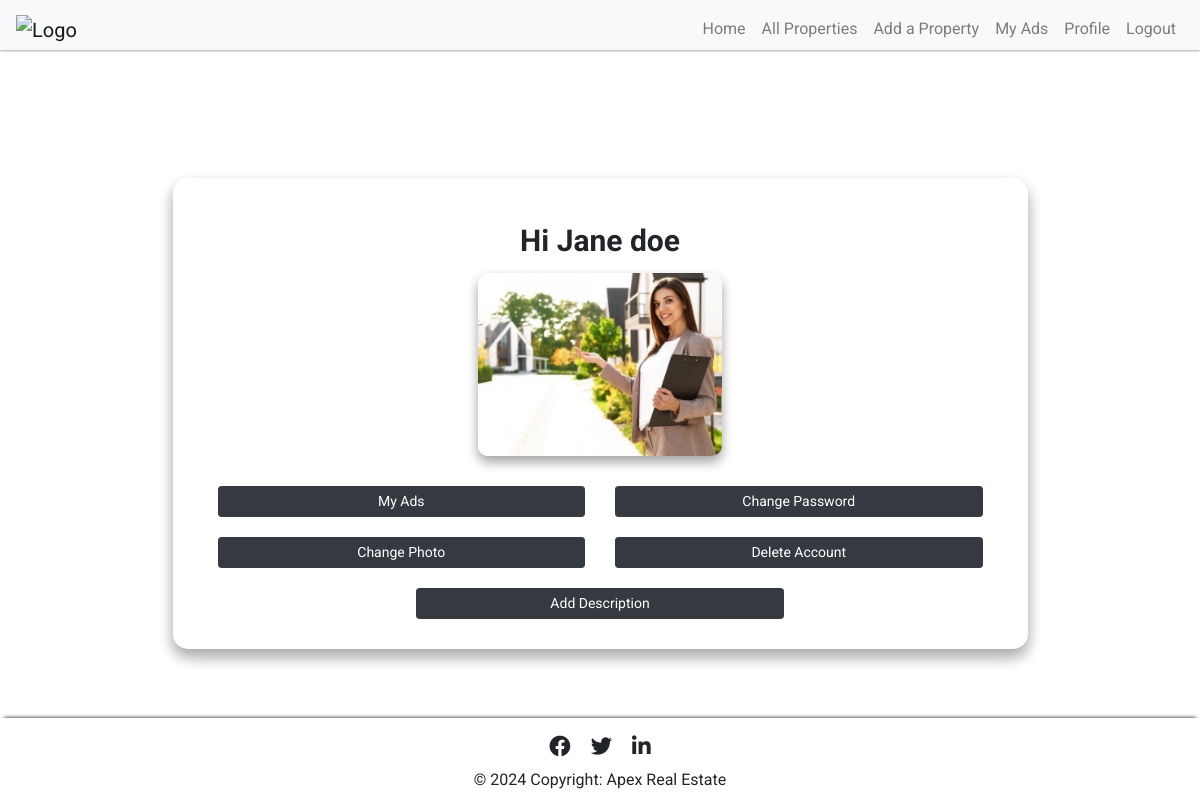
Page /admin/agents/profile (signed in) on the committed database.
### apex/models.py (models this page shows, shortened)
class Agent(db.Model, UserMixin):
  id = db.Column(db.Integer, primary_key=True)
  username = db.Column(db.String(20), unique=True, nullable=False)
  email = db.Column(db.String(120), unique=True, nullable=False)
  profile_pic = db.Column(db.String(255), nullable=False, default='default.jpg')
  password = db.Column(db.String(60), nullable=False)
  description = db.Column(db.Text, nullable=False, default='some description')
  phone_number = db.Column(db.String(20), nullable=False)
  full_name = db.Column(db.String(100), nullable=False)

### apex/agents/routes.py (the view)
@agents.route("/admin/agents/profile", methods=['GET', 'POST'])
@login_required
def view_profile():
    return render_template('view_profile.html', title='My Profile')

### apex/models.py (called while the page is built)
@login_manager.user_loader
def load_agent(agent_id):
    return Agent.query.get(int(agent_id))

### apex/templates/view_profile.html (shortened to what this page needs)
{% extends "base_agent.html" %}
{% block content %}
<section class="col-12">
  <div class="container">
    <div class="row">
      <div class="col-12 col-lg-9 mx-auto my-4 profile-box">
          <div class="row col-12 title-profile-box">
              <span>Hi {{current_user.full_name.capitalize()}}</span>
          </div>
          <div class="col-8 col-md-4 agent-image-box">
              <img src="{{ url_for('static', filename='profile_pics/' + current_user.profile_pic) }}" class="img-fluid details-property-img" alt="Profile Picture">
          </div>
          <div class="container">
              <div class="agent-options-box">
                  <div class="col-11 col-md-6 button-agent-options">
                      <a href={{ url_for( 'agents.my_ads') }}><button type="submit"
                              class="btn btn-dark btn-block btn-sm mx-auto">My Ads</button></a>
                  </div>
                  <div class="col-11 col-md-6 button-agent-options">
                      <button type="button" class="btn btn-dark btn-block btn-sm mx-auto" data-toggle="modal" data-target="#agent_change_password">Change Password</button>
                  </div>
                  <div class="col-11 col-md-6 button-agent-options">
                      <button type="button" class="btn btn-dark btn-block btn-sm mx-auto" data-toggle="modal" data-target="#agent_change_photo">Change Photo</button>
                  </div>
                  <div class="col-11 col-md-6 button-agent-options">
                      <button type="button" class="btn btn-dark btn-block btn-sm mx-auto" data-toggle="modal" data-target="#agent_delete_account">Delete Account</button>
                  </div>
                  <div class="col-11 col-md-6 button-agent-options">
                      <button type="button" class="btn btn-dark btn-block btn-sm mx-auto" data-toggle="modal" data-target="#agent_add_description">Add Description</button>
                  </div>
                </diV>
                {% with messages = get_flashed_messages() %}
                </div>
                {% endwith %}
          </div>
      </div>
    </div>
</section>
{% endblock %}

### apex/static/css/style.css (style rules this page uses)
body { display: -webkit-box; display: -ms-flexbox; display: flex; min-height: 100vh; -webkit-box-orient: vertical; -webkit-box-direction: normal; -ms-flex-direction: column; flex-direction: column; background-image: url('../img/background.jpg'); background-attachment: fixed; background-repeat: no-repeat; background-size: cover; text-decoration: none; font-family: "Roboto", sans-serif; font-weight: 400; }
a, a:hover, a:link, a:visited a:active { text-decoration: none; color: inherit; }
.details-property-img { width: 100%; height: 100%; border-radius: 10px; -webkit-box-shadow: 0 2px 4px rgba(0, 0, 0, 0.16), 0 2px 4px rgba(0, 0, 0, 0.23); box-shadow: 0 6px 12px rgba(0, 0, 0, 0.16), 0 6px 12px rgba(0, 0, 0, 0.23); }
.profile-box { border-radius: 15px; -webkit-box-shadow: 0 3px 6px rgba(0, 0, 0, 0.16), 0 3px 6px rgba(0, 0, 0, 0.23); box-shadow: 0 8px 15px rgba(0, 0, 0, 0.16), 0 8px 15px rgba(0, 0, 0, 0.23); background-color: #fff }
.title-profile-box { display: -webkit-box; display: -ms-flexbox; display: flex; -webkit-box-pack: center; -ms-flex-pack: center; justify-content: center; margin: 15px 0 0 0; padding: 25px 0 10px 0; font-size: 25px; font-weight: bold; }
.agent-image-box { margin: 0 auto; width: 100%; }
.button-agent-options { margin: 10px auto; }
.agent-options-box { margin: 20px 0 }
@media (min-width: 768px) { .title-profile-box { font-size: 30px; } }
@media (min-width: 768px) { .agent-options-box { display: -webkit-box; display: -ms-flexbox; display: flex; -ms-flex-wrap: wrap; flex-wrap: wrap; } }

### rows in the picture
Agent: full_name "Jane doe", profile_pic (picture)
